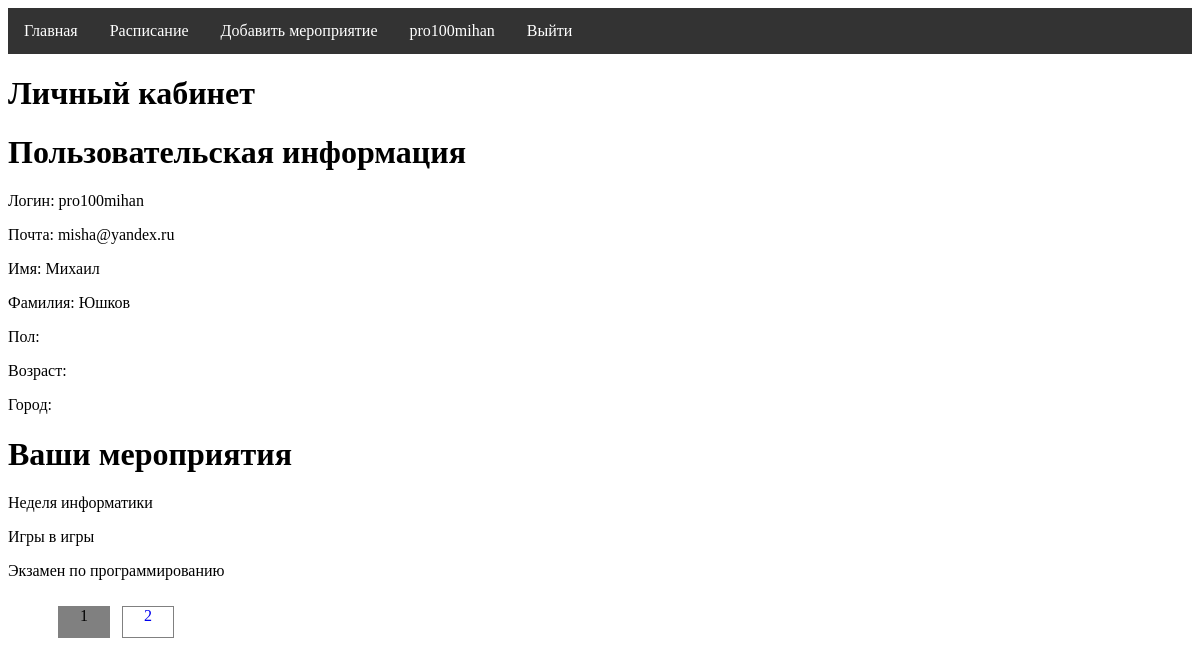
Before: /profile/ (signed in) with the older database file.
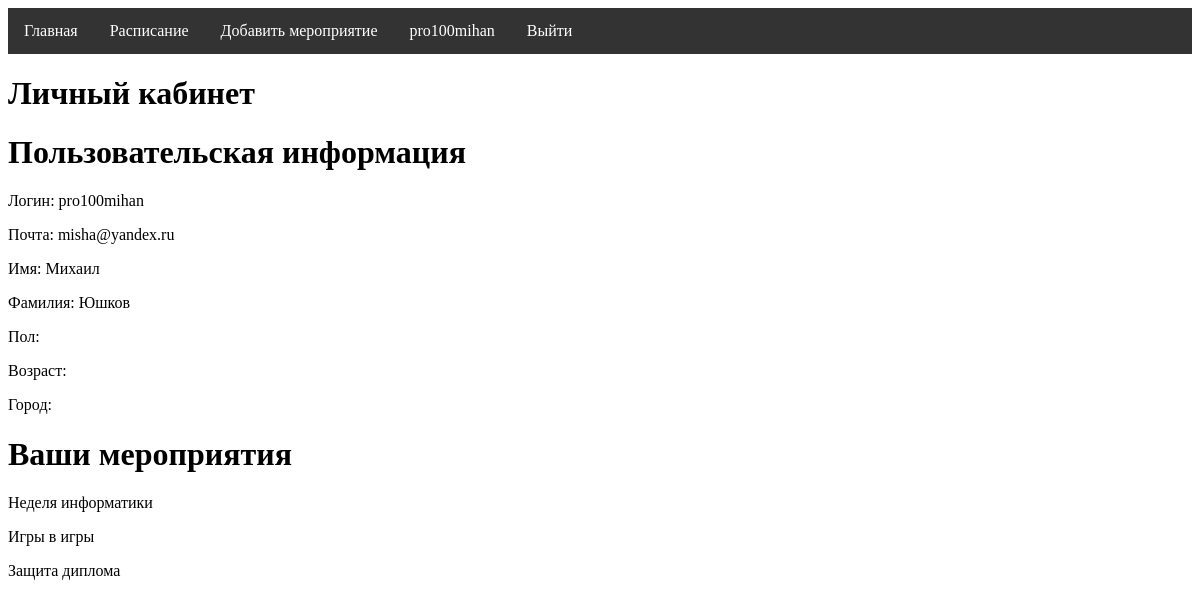
After: the same page with the newer database file.
### event/models.py (models this page shows, shortened)
class EventUser(models.Model):
    event = models.ForeignKey('Event', on_delete=models.PROTECT, null=True)
    user_id = models.IntegerField()
    logo = models.ImageField(upload_to="logo")
    date_join = models.DateTimeField(auto_now_add=True)

class Event(models.Model):
    title = models.CharField(max_length=255, verbose_name="Название")
    description = models.TextField(blank=True, verbose_name="Описание")
    type = models.CharField(max_length=255, verbose_name="Тип", choices={
            ('Online', 'Online'),
            ('Offline', 'Offline'),
    })
    logo = models.ImageField(upload_to="logo", verbose_name="Логотип")
    date_start = models.DateField(verbose_name="Дата начала мероприятия")
    date_end = models.DateField(verbose_name="Дата окончания мероприятия")
    city = models.CharField(max_length=255, verbose_name="Город")
    is_published = models.BooleanField(default=True)
    class Meta:
        verbose_name = 'Мероприятия'
        verbose_name_plural = 'Мероприятия'

### event/views.py (the view)
# urls.py: path('profile/', ShowProfile.as_view(), name='profile'),
class ShowProfile(DataMixin, ListView):
    model = EventUser
    template_name = 'event/profile.html'
    context_object_name = 'events'
    login_url = reverse_lazy('home')
    def get_context_data(self, *, object_list=None, **kwargs):
        context = super().get_context_data(**kwargs)
        c_def = self.get_user_context(title="Личный кабинет")
        return dict(list(context.items()) + list(c_def.items()))

### event/utils.py (called while the page is built)
        def get_user_context(self, **kwargs):
                context = kwargs
                context['data'] = EventUser.objects.all()
                user_menu = menu.copy()
                if not self.request.user.is_authenticated:
                        user_menu.pop(2)
                context['menu'] = user_menu
                return context

### event/templates/event/profile.html
{% extends 'event/base.html' %}
{% block content %}
<h1> {{title}} </h1>
<h1>Пользовательская информация</h1>
 {% if request.user.is_authenticated %}
<p>Логин: {{ user.username }}</p>
<p>Почта: {{ user.email }}</p>
<p>Имя: {{ user.first_name }}</p>
<p>Фамилия: {{ user.last_name }}</p>
<p>Пол: {{ user.sex }}</p>
<p>Возраст: {{ user.age }}</p>
<p>Город: {{ user.city }}</p>
{% endif %}
<h1>Ваши мероприятия</h1>
 {%for e in events %}
{% if user.pk == e.user_id %}
<p> {{ e.event.title }} </p>
{% endif %}
{% endfor %}
{% endblock %}

### event/templates/event/base.html (shortened to what this page needs)
{% load static %}
<!DOCTYPE html>
<html lang="en">
<head>
    <link type="text/css" href="{% static 'event/css/styles.css' %}" rel="stylesheet"/>
</head>
<body>
{% block mainmenu %}
<ul id="navbar" class="navbar">
    {%for m in menu %}
<li ><a href="{% url m.url_name %}">{{m.title}}</a></li>
    {% endfor %}
    {% if request.user.is_authenticated %}
    <li> <a href="{% url 'profile' %}">{{ user.username }} </a><a href="{% url 'logout' %}">Выйти</a></li>
    {% else %}
    <li><a href="{% url 'register' %}">Регистрация</a> <a href="{% url 'login' %}">Войти</a></li>
    {% endif %}
</ul>
{% endblock mainmenu %}
{% block content %}
{% endblock %}
{% if page_obj.has_other_pages %}
<nav>
    <ul>
        {%for p in paginator.page_range %}
        {% if page_obj.number == p %}
        <li class="pageno_li_selected"> {{ p }} </li>
        {% elif p >= page_obj.number|add:-2 and p <= page_obj.number|add:2 %}
        <li class="pageno_li">
            <a href="?page={{ p }}">{{ p }} </a>
        </li>
        {%endif%}
        {% endfor %}
    </ul>
</nav>
   {%endif%}
</body>
</html>

Changed rows visible on the page:
removed EventUser: event "Экзамен по программированию"
now on this page (row unchanged): EventUser: event "Защита диплома"
Other visible differences:
list line gone: "1"
list line gone: "2"
